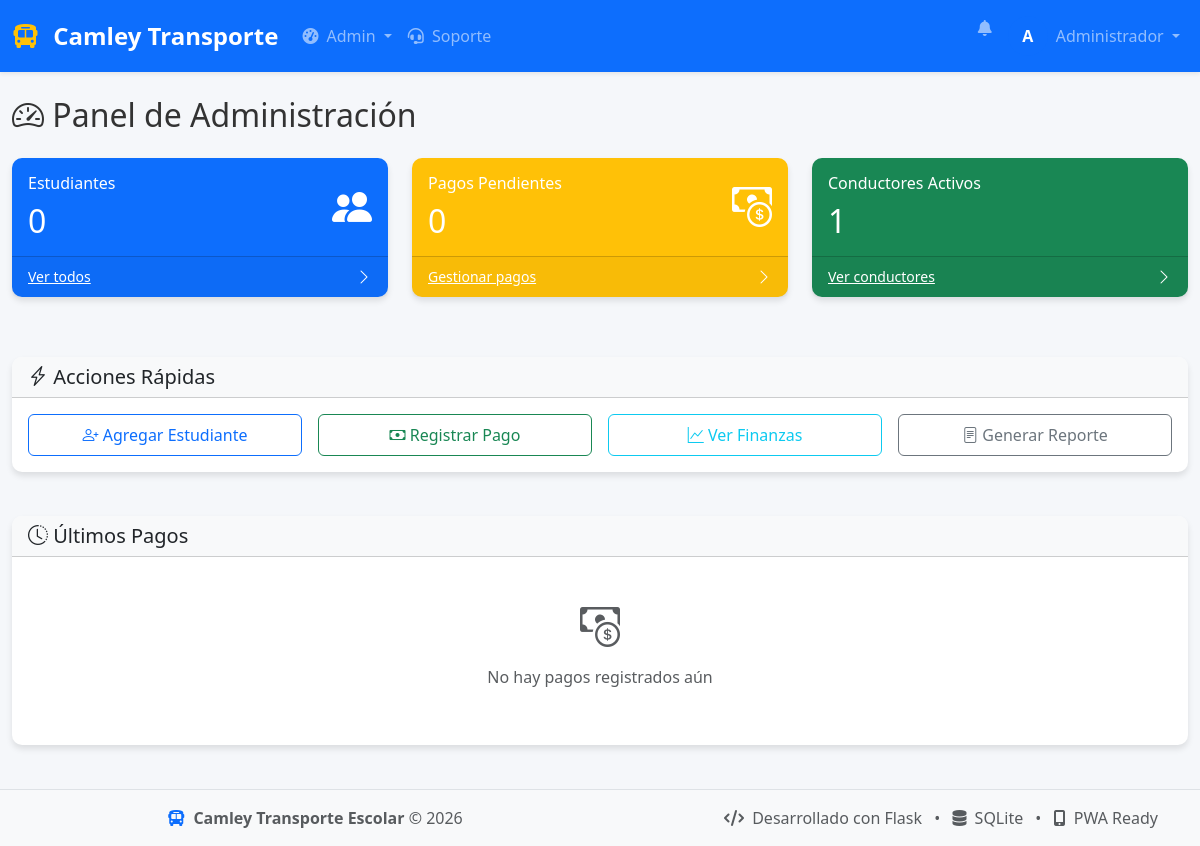
Before: /admin/dashboard (signed in) with the older database file.
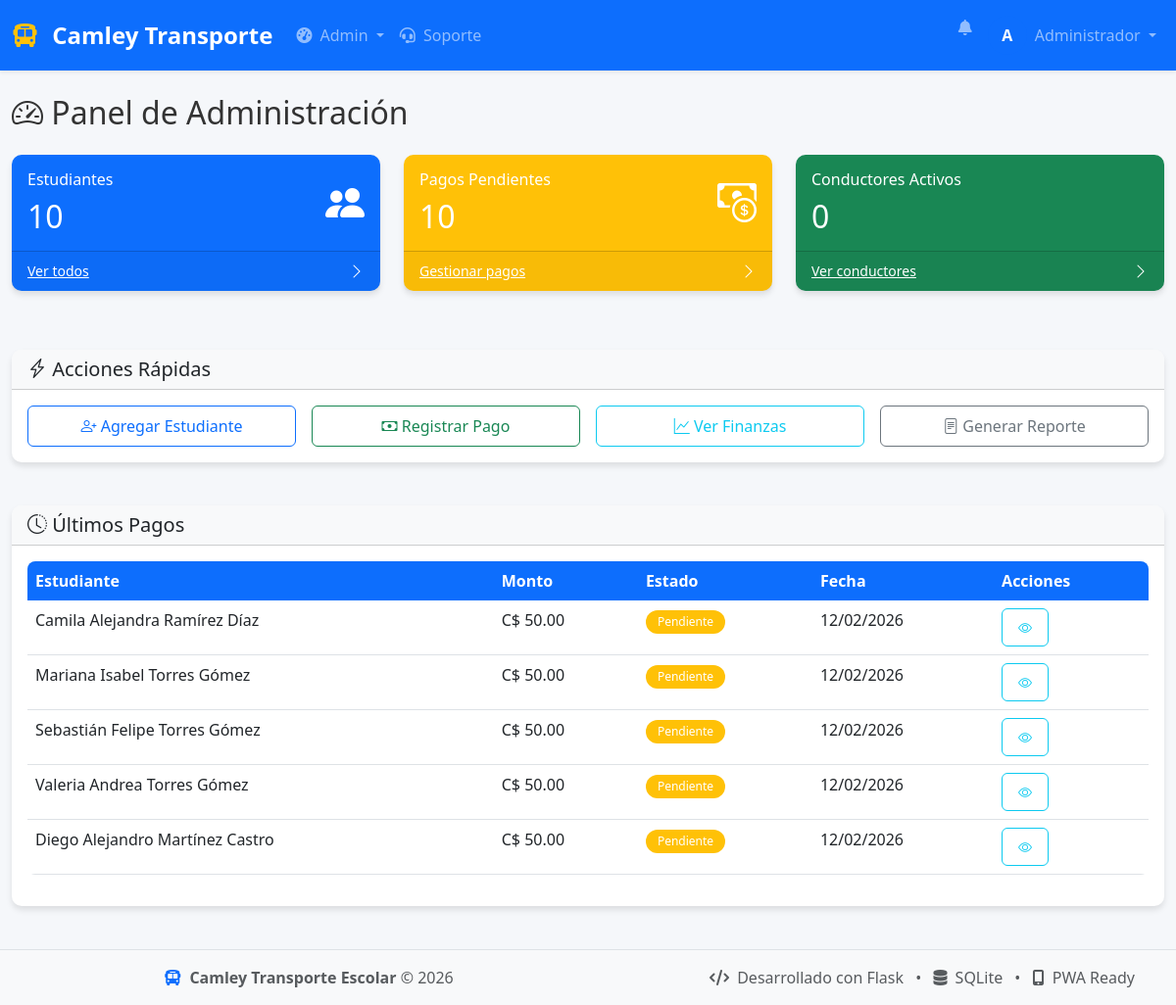
After: the same page with the newer database file.
### database.py (models this page shows, shortened)
class Estudiante(db.Model):
    __tablename__ = 'estudiante'
    id = db.Column(db.Integer, primary_key=True)
    nombre = db.Column(db.String(100), nullable=False)
    edad = db.Column(db.Integer)
    genero = db.Column(db.String(10))
    grado = db.Column(db.String(50))
    escuela = db.Column(db.String(200))
    condicion = db.Column(db.String(200))
    padre_id = db.Column(db.Integer, db.ForeignKey('usuario.id'))
    ruta_id = db.Column(db.Integer, db.ForeignKey('ruta.id'))
    fecha_inscripcion = db.Column(db.DateTime, default=datetime.utcnow)
    activo = db.Column(db.Boolean, default=True)
    pagos = db.relationship('Pago', backref='estudiante', lazy=True)
    asistencias = db.relationship('Asistencia', backref='estudiante', lazy=True)

class Pago(db.Model):
    __tablename__ = 'pago'
    id = db.Column(db.Integer, primary_key=True)
    estudiante_id = db.Column(db.Integer, db.ForeignKey('estudiante.id'), nullable=False)
    monto = db.Column(db.Float, nullable=False)
    fecha_pago = db.Column(db.DateTime)
    fecha_creacion = db.Column(db.DateTime, default=datetime.utcnow)
    fecha_vencimiento = db.Column(db.DateTime, nullable=False)
    estado = db.Column(db.String(20), default='pendiente')  # 'pagado', 'pendiente', 'vencido'
    meses_cubiertos = db.Column(db.Integer, default=1)
    metodo_pago = db.Column(db.String(50))
    referencia = db.Column(db.String(100))
    visto_padre = db.Column(db.Boolean, default=False)
    descripcion = db.Column(db.String(200))

### app.py (the view)
@app.route('/admin/dashboard')
@login_required
def admin_dashboard():
    if current_user.rol != 'admin':
        flash('⚠️ No tienes permisos de administrador', 'error')
        return redirect(url_for('index'))
    total_estudiantes = Estudiante.query.count()
    total_rutas = Ruta.query.filter_by(activa=True).count()
    total_conductores = Usuario.query.filter_by(rol='conductor', activo=True).count()
    pagos_pendientes = Pago.query.filter_by(estado='pendiente').count()
    pagos_vencidos = Pago.query.filter(
        Pago.estado == 'pendiente',
        Pago.fecha_vencimiento < datetime.utcnow()
    ).count()
    inicio_semana, fin_semana = obtener_semana_actual()
    ingresos_semana = db.session.query(db.func.sum(Ingreso.monto)).filter(
        Ingreso.fecha >= inicio_semana
    ).scalar() or 0
    gastos_semana = db.session.query(db.func.sum(Gasto.monto)).filter(
        Gasto.fecha >= inicio_semana
    ).scalar() or 0
    conductores_pendientes = Usuario.query.filter_by(rol='conductor', activo=False).count()
    notificaciones = Notificacion.query.order_by(Notificacion.fecha.desc()).limit(5).all()
    ultimos_pagos = Pago.query.order_by(Pago.fecha_creacion.desc()).limit(5).all()
    return render_template('admin/dashboard.html',
                        estudiantes=total_estudiantes,
                        rutas=total_rutas,
                        conductores=total_conductores,
                        pagos_pendientes=pagos_pendientes,
                        pagos_vencidos=pagos_vencidos,
                        ingresos_semana=ingresos_semana,
                        gastos_semana=gastos_semana,
                        conductores_pendientes=conductores_pendientes,
                        notificaciones=notificaciones,
                        ultimos_pagos=ultimos_pagos,
                        inicio_semana=inicio_semana,
                        fin_semana=fin_semana)

### app.py (called while the page is built)
@login_manager.user_loader
def load_user(user_id):
    return Usuario.query.get(int(user_id))

def obtener_semana_actual():
    hoy = datetime.utcnow()
    inicio_semana = hoy - timedelta(days=hoy.weekday())
    fin_semana = inicio_semana + timedelta(days=6)
    return inicio_semana.date(), fin_semana.date()

@app.context_processor
def inject_now():
    return {'now': datetime.utcnow()}

### database.py (called while the page is built)
    @property
    def is_authenticated(self):
        return True

### templates/admin/dashboard.html (shortened to what the changed rows need)
{% extends "base.html" %}
{% block content %}
<div class="row">
    <div class="col-12">
        <h2 class="mb-4">
            <i class="bi bi-speedometer2"></i> Panel de Administración
        </h2>
    </div>
</div>
<div class="row mb-4">
    <div class="col-md-4 mb-3">
        <div class="card text-white bg-primary">
            <div class="card-body">
                <div class="d-flex justify-content-between">
                    <div>
                        <h6 class="card-title">Estudiantes</h6>
                        <h2 class="mb-0">{{ estudiantes }}</h2>
                    </div>
                </div>
            </div>
        </div>
    </div>
    <div class="col-md-4 mb-3">
        <div class="card text-white bg-warning">
            <div class="card-body">
                <div class="d-flex justify-content-between">
                    <div>
                        <h6 class="card-title">Pagos Pendientes</h6>
                        <h2 class="mb-0">{{ pagos_pendientes }}</h2>
                    </div>
                </div>
            </div>
        </div>
    </div>
    <div class="col-md-4 mb-3">
        <div class="card text-white bg-success">
            <div class="card-body">
                <div class="d-flex justify-content-between">
                    <div>
                        <h6 class="card-title">Conductores Activos</h6>
                        <h2 class="mb-0">{{ conductores }}</h2>
                    </div>
                </div>
            </div>
        </div>
    </div>
</div>
<div class="row">
    <div class="col-12">
        <div class="card">
            <div class="card-body">
                {% if ultimos_pagos %}
                <div class="table-responsive">
                    <table class="table table-hover">
                        <thead>
                            <tr>
                                <th>Estudiante</th>
                                <th>Monto</th>
                                <th>Estado</th>
                                <th>Fecha</th>
                                <th>Acciones</th>
                            </tr>
                        </thead>
                        <tbody>
                            {% for pago in ultimos_pagos %}
                            <tr>
                                <td>
                                    {% set estudiante = pago.estudiante %}
                                    {{ estudiante.nombre if estudiante else 'N/A' }}
                                </td>
                                <td>C$ {{ "%.2f"|format(pago.monto) }}</td>
                                <td>
                                    {% if pago.estado == 'pagado' %}
                                    <span class="badge bg-success">Pagado</span>
                                    {% else %}
                                    <span class="badge bg-warning">Pendiente</span>
                                    {% endif %}
                                </td>
                                <td>
                                    {{ (pago.fecha_pago or pago.fecha_creacion or pago.fecha_vencimiento).strftime('%d/%m/%Y') }}
                                </td>
                                <td>
                                    <a href="{{ url_for('admin_pagos') }}" class="btn btn-sm btn-outline-info" title="Ver en pagos">
                                        <i class="bi bi-eye"></i>
                                    </a>
                                </td>
                            </tr>
                            {% endfor %}
                        </tbody>
                    </table>
                </div>
                {% else %}
                <div class="text-center py-4">
                    <i class="bi bi-cash-coin fs-1 text-muted"></i>
                    <p class="text-muted mt-2">No hay pagos registrados aún</p>
                </div>
                {% endif %}
            </div>
        </div>
    </div>
</div>
{% endblock %}

Changed rows visible on the page:
added Pago: monto "50.00", estado "Pendiente", fecha_pago+fecha_creacion "12/02/2026"
added Estudiante: nombre "Camila Alejandra Ramírez Díaz"
added Pago: monto "50.00", estado "Pendiente", fecha_pago+fecha_creacion "12/02/2026"
added Estudiante: nombre "Mariana Isabel Torres Gómez"
added Pago: monto "50.00", estado "Pendiente", fecha_pago+fecha_creacion "12/02/2026"
added Estudiante: nombre "Sebastián Felipe Torres Gómez"
added Pago: monto "50.00", estado "Pendiente", fecha_pago+fecha_creacion "12/02/2026"
added Estudiante: nombre "Valeria Andrea Torres Gómez"
added Pago: monto "50.00", estado "Pendiente", fecha_pago+fecha_creacion "12/02/2026"
added Estudiante: nombre "Diego Alejandro Martínez Castro"
Other visible differences:
{{ estudiantes }}: "0" → "10"
{{ pagos_pendientes }}: "0" → "10"
{{ conductores }}: "1" → "0"
text no longer shown: "No hay pagos registrados aún"
text now shown: "Estudiante Monto Estado Fecha Acciones"
